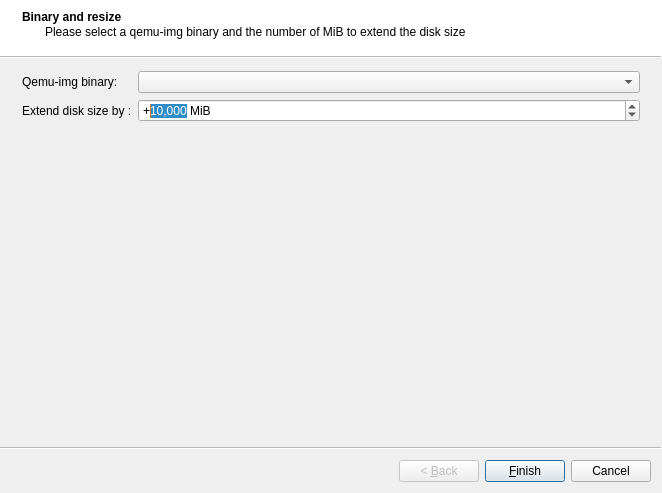
<?xml version="1.0" encoding="UTF-8"?>
<ui version="4.0">
 <class>QemuImageUpdateWizard</class>
 <widget class="QWizard" name="QemuImageUpdateWizard">
  <property name="geometry">
   <rect>
    <x>0</x>
    <y>0</y>
    <width>662</width>
    <height>493</height>
   </rect>
  </property>
  <property name="windowTitle">
   <string>Qemu image update</string>
  </property>
  <property name="modal">
   <bool>true</bool>
  </property>
  <property name="wizardStyle">
   <enum>QWizard::ModernStyle</enum>
  </property>
  <widget class="QWizardPage" name="uiBinaryWizardPage">
   <property name="title">
    <string>Binary and resize</string>
   </property>
   <property name="subTitle">
    <string>Please select a qemu-img binary and the number of MiB to extend the disk size</string>
   </property>
   <layout class="QGridLayout" name="gridLayout">
    <item row="0" column="0">
     <widget class="QLabel" name="uiBinaryLabel">
      <property name="text">
       <string>Qemu-img binary:</string>
      </property>
     </widget>
    </item>
    <item row="1" column="0" colspan="2">
     <widget class="QLabel" name="uiExtendLabel">
      <property name="text">
       <string>Extend disk size by :</string>
      </property>
     </widget>
    </item>
    <item row="1" column="2">
     <widget class="QSpinBox" name="uiExtendSpinBox">
      <property name="buttonSymbols">
       <enum>QAbstractSpinBox::UpDownArrows</enum>
      </property>
      <property name="suffix">
       <string> MiB</string>
      </property>
      <property name="prefix">
       <string>+</string>
      </property>
      <property name="minimum">
       <number>0</number>
      </property>
      <property name="maximum">
       <number>2000000</number>
      </property>
      <property name="singleStep">
       <number>1000</number>
      </property>
      <property name="value">
       <number>10000</number>
      </property>
      <property name="showGroupSeparator" stdset="0">
       <bool>true</bool>
      </property>
     </widget>
    </item>
    <item row="0" column="2">
     <widget class="QComboBox" name="uiBinaryComboBox">
      <property name="sizePolicy">
       <sizepolicy hsizetype="Expanding" vsizetype="Fixed">
        <horstretch>0</horstretch>
        <verstretch>0</verstretch>
       </sizepolicy>
      </property>
     </widget>
    </item>
   </layout>
  </widget>
 </widget>
 <resources/>
 <connections/>
</ui>
